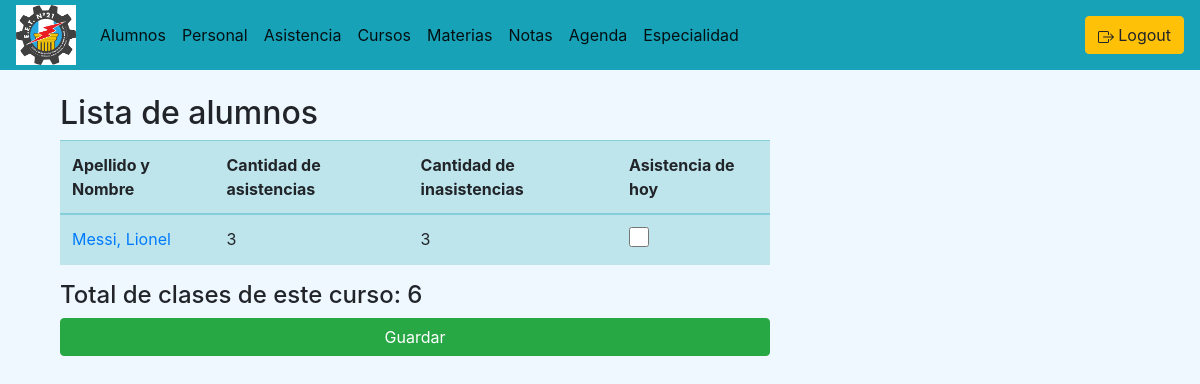
The app's page /asistencia/listaAlumnos/5 (signed in), older data.
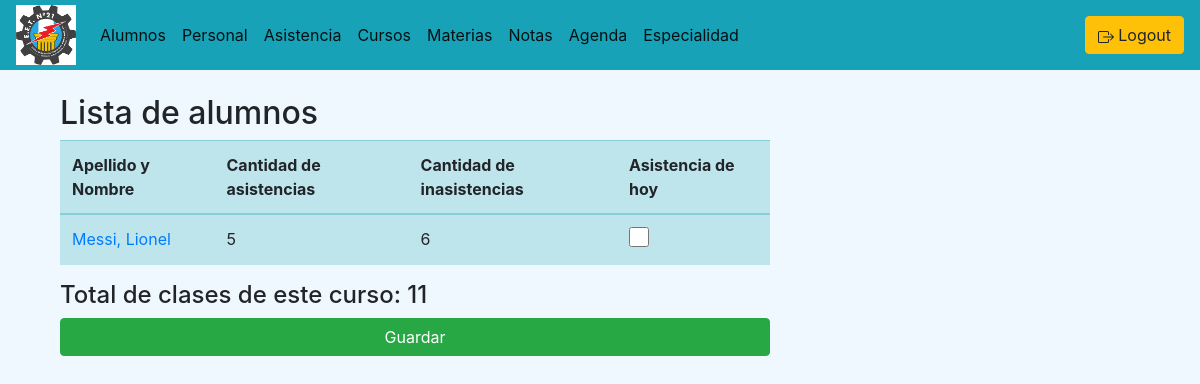
The same page, newer data.
### alumnado/models.py (models this page shows, shortened)
class Alumno(models.Model):
    id_alumno = models.AutoField(primary_key=True)
    dni_a = models.CharField(max_length=9)
    cuil_a = models.CharField(max_length=15)
    apellido_a = models.CharField(max_length=50)
    nombre_a = models.CharField(max_length=50)
    matricula = models.CharField(max_length=10)
    tutores = models.CharField(max_length=100, null=True, blank=True)
    telefono = models.CharField(max_length=20, null=True, blank=True)
    direccion = models.CharField(max_length=50, null=True, blank=True)
    fecha_nac = models.DateField(blank=True)
    copiaDNI_A = ImageField(blank=True, null=True, upload_to='alumnado/images/')
    condicion = models.IntegerField(choices=options, null=True, verbose_name='Condición')
    turno = models.CharField(max_length=30, null=True, blank=True, verbose_name='Turno')
    cantidad_asistencias= models.IntegerField(default=0)
    cantidad_inasistencias= models.IntegerField(default=0)
    id_curso = models.ForeignKey(curso_models.Curso, on_delete=models.CASCADE, null=True, blank=True)

### curso/models.py (models this page shows, shortened)
class Curso(models.Model):
    id_curso = models.AutoField(primary_key=True)
    Annio = models.CharField(max_length=30)
    Division = models.CharField(max_length=30)
    cantidad_clases = models.IntegerField(default=0, null=True, blank=True)
    id_materia = models.ForeignKey(materias_models.Materia, on_delete=models.CASCADE, null=True, blank=True)

### asistencia/views.py (the view, shortened to what this page needs)
# urls.py: path('listaAlumnos/<id_curso>', views.listaAlumnos, name='listaAlumnos'),
def listaAlumnos(request, id_curso):
    curso = get_object_or_404(Curso, id_curso=id_curso)
    alumnos = Alumno.objects.filter(id_curso = id_curso)
    alumnos = Alumno.objects.filter(id_curso=id_curso)
    for alumno in alumnos:
        alumno.cantidad_inasistencias = curso.cantidad_clases - alumno.cantidad_asistencias
    context = {
        'alumnos':alumnos,
        'curso':curso
    }
    return render(request, 'lista_alumnos.html', context)

### asistencia/templates/lista_alumnos.html (shortened to what this page needs)
{% extends "./base.html" %}
{% block body %}
{% if alumnos %}
<div class="col-sm-12 col-md-6 col-lg-8 col-xl-8" bg-color="#80000">
<h2>Lista de alumnos</h2>
    <form action="" method="POST">
    <table class="table table-info">
        <thead>
            <th>Apellido y Nombre</th>
            <th>Cantidad de asistencias</th>
            <th>Cantidad de inasistencias</th>
            <th>Asistencia de hoy</th>
        </thead>
        {% for alumno in alumnos %}
        <tr>
            <td><a href="{% url 'asistencia:listaAsistencias' alumno.id_alumno%}">{{alumno.apellido_a}}, {{alumno.nombre_a}}</a></td>
            <td>{{alumno.cantidad_asistencias}}</td>
            <td>{{alumno.cantidad_inasistencias}}</td>
            <td><input type="checkbox" name="asistencia_{{alumno.id_alumno}}" style="width: 20px; height: 20px;"></td>
        </tr>
        {% endfor %}
    </table>
    <h4>Total de clases de este curso: {{curso.cantidad_clases}}</h4>
    <button type="submit" class="btn btn-success btn-block text-white">
        Guardar
    </button>
    <br>
</div>
{% endif %}
{% endblock %}

Row changes from the older to the newer data that the page shows:
changed Alumno "Messi": cantidad_asistencias "3" → "5"; cantidad_inasistencias "3" → "6"
changed Curso: cantidad_clases "6" → "11"
